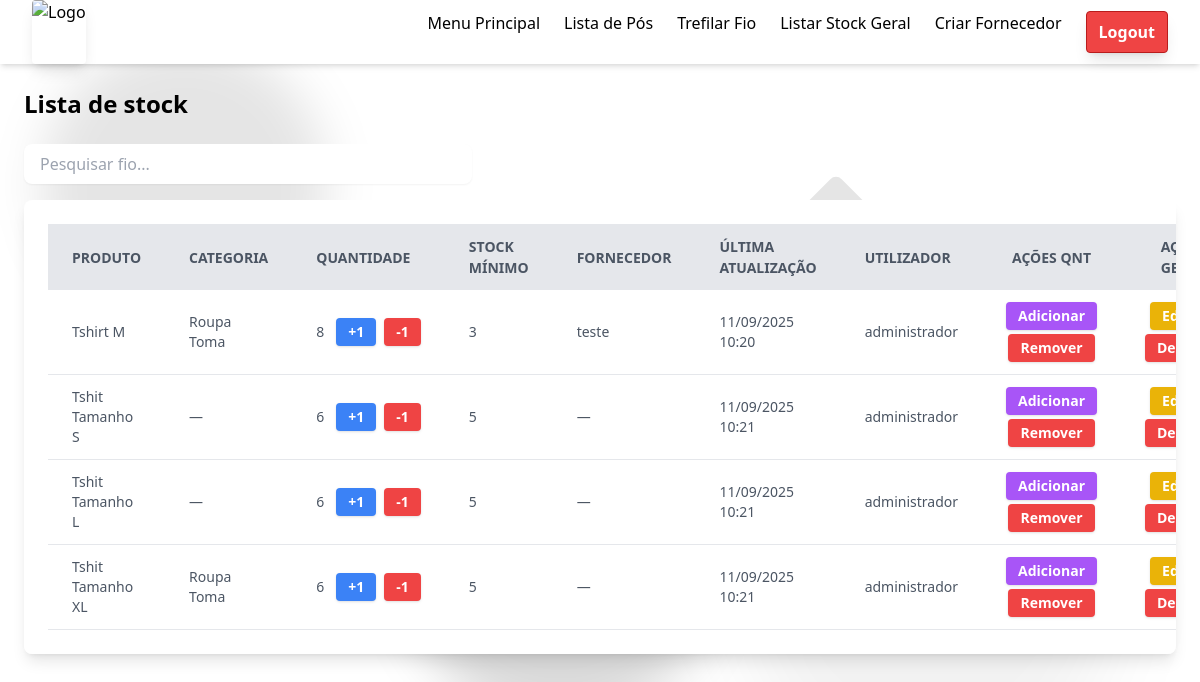
/listar_stock/ (signed in), run on the app's committed database.
### management/models.py (models this page shows, shortened)
class Stock(models.Model):
    product = models.CharField(max_length=40)
    quantity = models.IntegerField()
    min_stock = models.IntegerField()
    categoria = models.ForeignKey(CategoriaProduto, on_delete=models.CASCADE, null=True, blank=True)
    fornecedor = models.ForeignKey(Fornecedor, on_delete=models.CASCADE, null=True, blank=True)
    date_added = models.DateTimeField(auto_now_add=True)
    updated_at = models.DateTimeField(auto_now=True)
    user = models.ForeignKey(User, on_delete=models.CASCADE, null=True, blank=True)

class CategoriaProduto(models.Model):
    nome = models.CharField(max_length=100)
    descricao = models.TextField(blank=True, null=True)

class Fornecedor(models.Model):
    nome = models.CharField(max_length=40)
    ref_fornecedor = models.CharField(max_length=14, blank=True, null=True)
    email = models.EmailField(blank=True, null=True)
    telefone = models.CharField(max_length=15, blank=True, null=True)

### management/views.py (the view, shortened to what this page needs)
# urls.py: path('listar_stock/', views.listar_stock, name='listar_stock'),
@login_required
def listar_stock(request):
    stock = Stock.objects.all()
    fornecedor = Fornecedor.objects.all()
    return render(request, 'management/listar_stock.html', {'stock': stock, 'fornecedor': fornecedor})

### management/templates/management/listar_stock.html (shortened to what this page needs)
{% extends 'management/base.html' %}
{% load static %}
{% block content %}
<h1 class="text-2xl font-bold text-black mb-6">Lista de stock</h1>
<div class="flex justify-between items-center mb-4">
  <input type="text" id="searchInput" placeholder="Pesquisar fio..."
         class="w-full max-w-md rounded-lg border-gray-300 focus:border-blue-500 focus:ring-blue-500 px-4 py-2 shadow-sm" />
</div>
<div class="overflow-x-auto w-full max-w-7xl bg-white rounded-lg shadow-lg p-6">
  <table id="stockTable" class="min-w-full table-auto">
    <thead>
      <tr class="bg-gray-200 text-gray-600 uppercase text-sm leading-normal">
        <th class="py-3 px-6 text-left">Produto</th>
        <th class="py-3 px-6 text-left">Categoria</th>
        <th class="py-3 px-6 text-left">Quantidade</th>
        <th class="py-3 px-6 text-left">Stock Mínimo</th>
        <th class="py-3 px-6 text-left">Fornecedor</th>
        <th class="py-3 px-6 text-left">Última Atualização</th>
        <th class="py-3 px-6 text-left">Utilizador</th>
        <th class="py-3 px-6 text-center">Ações Qnt</th>
        <th class="py-3 px-6 text-center">Ações Geral</th>
      </tr>
    </thead>
    <tbody class="text-gray-600 text-sm font-light">
      {% for item in stock %}
      <tr class="border-b border-gray-200 hover:bg-gray-100">
        <td class="py-3 px-6 text-left">
          {{ item.product }}
        </td>
        <td class="py-3 px-6 text-left">
            {{ item.categoria.nome|default:"—" }}
        </td>
        <td class="py-3 px-6 text-left">
          <div class="flex items-center gap-3">
            <span class="font-medium">{{ item.quantity }}</span>
            <form method="post" class="inline-flex items-center gap-2">
              <button type="submit" name="increment"
                      class="bg-blue-500 hover:bg-blue-600 text-white font-semibold px-3 py-1 rounded shadow">
                +1
              </button>
              <button type="submit" name="decrement"
                      class="bg-red-500 hover:bg-red-600 text-white font-semibold px-3 py-1 rounded shadow">
                -1
              </button>
            </form>
          </div>
        </td>
        <td class="py-3 px-6 text-left">
          {{ item.min_stock }}
        </td>
        <td class="py-3 px-6 text-left">
          {{ item.fornecedor.nome|default:"—" }}
        </td>
        <td class="py-3 px-6 text-left">
          {{ item.updated_at|date:"d/m/Y H:i" }}
        </td>
        <td class="py-3 px-6 text-left">
          {{ item.user.username|default:"—" }}
        </td>
        <td class="py-3 px-6 text-center">
          <div class="flex flex-col items-center space-y-1">
            <a href="{% url 'adicionar_stock' item.id %}"
               class="bg-purple-500 hover:bg-purple-600 text-white font-semibold px-3 py-1 rounded shadow">
              Adicionar
            </a>
            <a href="{% url 'remover_stock' item.id %}"
               class="bg-red-500 hover:bg-red-600 text-white font-semibold px-3 py-1 rounded shadow">
              Remover
            </a>
          </div>
        </td>
        <td class="py-3 px-6 text-center">
          <div class="flex flex-col items-center space-y-1">
            <a href="{% url 'editar_stock' item.id %}"
               class="bg-yellow-500 hover:bg-yellow-600 text-white font-semibold px-3 py-1 rounded shadow">
              Editar
            </a>
            <a href="{% url 'delete_stock' item.id %}"
               class="bg-red-500 hover:bg-red-600 text-white font-semibold px-3 py-1 rounded shadow">
              Deletar
            </a>
          </div>
        </td>
      </tr>
      {% empty %}
      <tr>
        <td colspan="9" class="py-3 px-6 text-center">Nenhum produto encontrado.</td>
      </tr>
      {% endfor %}
    </tbody>
  </table>
</div>
{% endblock %}

### data on the page
Stock: product "Tshirt M", categoria.nome "Roupa Toma", quantity "8", min_stock "3", fornecedor.nome "teste", updated_at "11/09/2025 10:20", user.username "administrador"
Stock: product "Tshit Tamanho S", categoria.nome "—", quantity "6", min_stock "5", fornecedor.nome "—", updated_at "11/09/2025 10:21", user.username "administrador"
Stock: product "Tshit Tamanho L", categoria.nome "—", quantity "6", min_stock "5", fornecedor.nome "—", updated_at "11/09/2025 10:21", user.username "administrador"
Stock: product "Tshit Tamanho XL", categoria.nome "Roupa Toma", quantity "6", min_stock "5", fornecedor.nome "—", updated_at "11/09/2025 10:21", user.username "administrador"
